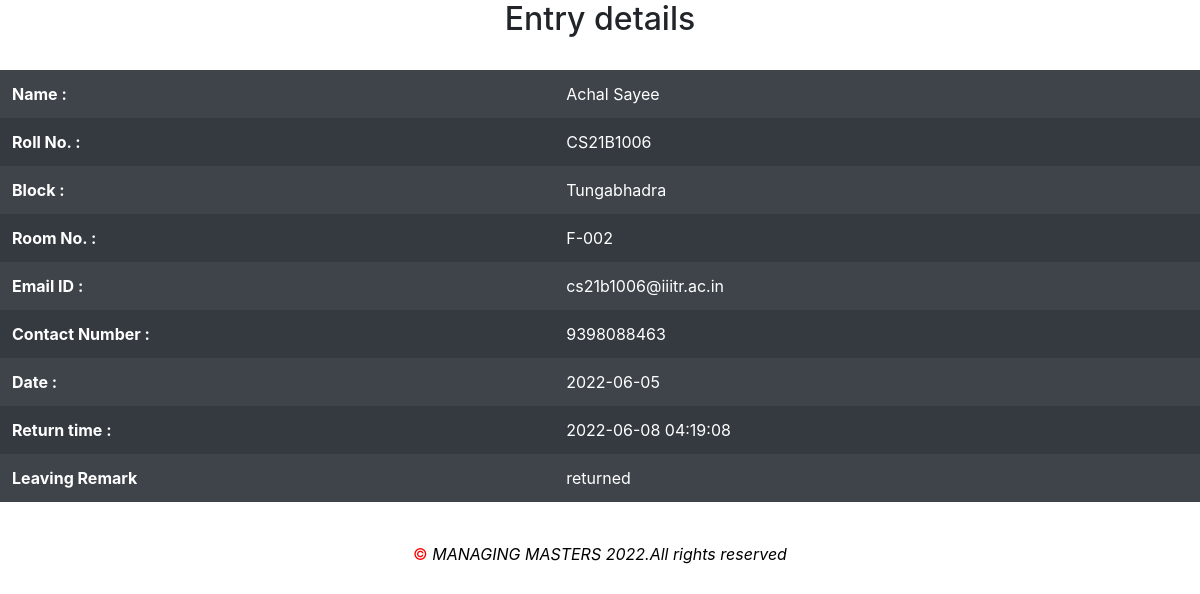
/IIITRmancontent/manageentry/hosteledit.php?editid=1 (signed in), run on the app's committed database.
### tables this page shows
CREATE TABLE `hostelentry` (
  `id` int(11) NOT NULL,
  `entreename` char(120) NOT NULL,
  `rollno` varchar(20) NOT NULL,
  `blockname` char(40) NOT NULL,
  `roomno` varchar(20) NOT NULL,
  `mobno` bigint(20) NOT NULL,
  `email` varchar(60) NOT NULL,
  `reason` varchar(500) NOT NULL,
  `leavingtime` timestamp NOT NULL DEFAULT current_timestamp(),
  `date` date NOT NULL DEFAULT current_timestamp(),
  `returntime` timestamp NULL DEFAULT NULL,
  `remarks` varchar(500) NOT NULL
);

### IIITRmancontent/manageentry/hosteledit.php (the view, shortened to what this page needs)
<?php
$host = "localhost";
$user = "root";
$password = '';
$db_name = "iiitrentry";
$con = mysqli_connect($host, $user, $password, $db_name);
?>
<?php
if ($_SESSION['adloggedin'] != 1) {
    header('location:index.php');
} else {
?>
    <!DOCTYPE html>
    <html lang="en">
    <head>
        <link rel="stylesheet" href="https://cdn.jsdelivr.net/npm/bootstrap@4.6.1/dist/css/bootstrap.min.css">
        <link rel="stylesheet" href="style.css">
    </head>
    <body>
        <?php
        $id = $_GET['editid'];
        $ret = mysqli_query($con, "select * from  hostelentry where id='$id'");
        while ($row = mysqli_fetch_array($ret)) {
        ?>
        <h2 style="text-align: center;">Entry details</h2>
        <br>
            <table class="table table-borderless table-striped table-earning table-dark">
                <tr>
                    <th>Name :</th>
                    <td><?php echo $row['entreename']; ?></td>
                </tr>
                <tr>
                    <th>Roll No. :</th>
                    <td><?php echo $row['rollno']; ?></td>
                </tr>
                <tr>
                    <th>Block :</th>
                    <td><?php echo $row['blockname']; ?></td>
                </tr>
                <tr>
                    <th>Room No. :</th>
                    <td><?php echo $row['roomno']; ?></td>
                </tr>
                <tr>
                    <th>Email ID :</th>
                    <td><?php echo $row['email']; ?></td>
                </tr>
                <tr>
                    <th>Contact Number :</th>
                    <td><?php echo $row['mobno']; ?></td>
                </tr>
                <tr>
                    <th>Date :</th>
                    <td><?php echo $row['date']; ?></td>
                </tr>
                <tr>
                    <th>Return time :</th>
                    <td><?php echo $row['returntime']; ?></td>
                </tr>
                <?php if ($row['remarks'] == "") { ?>
                    <form method="post">
                        <tr>
                            <th>Remarks :</th>
                            <td>
                                <textarea name="remark" placeholder="" rows="4" cols="50" class="form-control wd-450" required="true"></textarea>
                            </td>
                        </tr>
                        <tr align="center">
                            <td colspan="2"><button type="submit" name="submit" class="">Update</button></td>
                        </tr>
                    </form>
                <?php } else { ?>
                    <tr>
                        <th>Leaving Remark </th>
                        <td><?php echo $row['remarks'];
                        } ?>
            </table>
        <?php } ?>
      <div class="text-center copyright-section">
            <span style="color:red;">&#169</span> <span style="font-style:italic;"> MANAGING MASTERS 2022.All rights reserved</span>
        </div>
    </body>
    </html>
<?php } ?>

### IIITRmancontent/manageentry/style.css (style rules this page uses)
.copyright-section { background-color:white; color:black; }

### data on the page
hostelentry: entreename "Achal Sayee", rollno "CS21B1006", blockname "Tungabhadra", roomno "F-002", email "cs21b1006@iiitr.ac.in", mobno "9398088463", date "2022-06-05", returntime "2022-06-08 04:19:08", remarks "returned"
